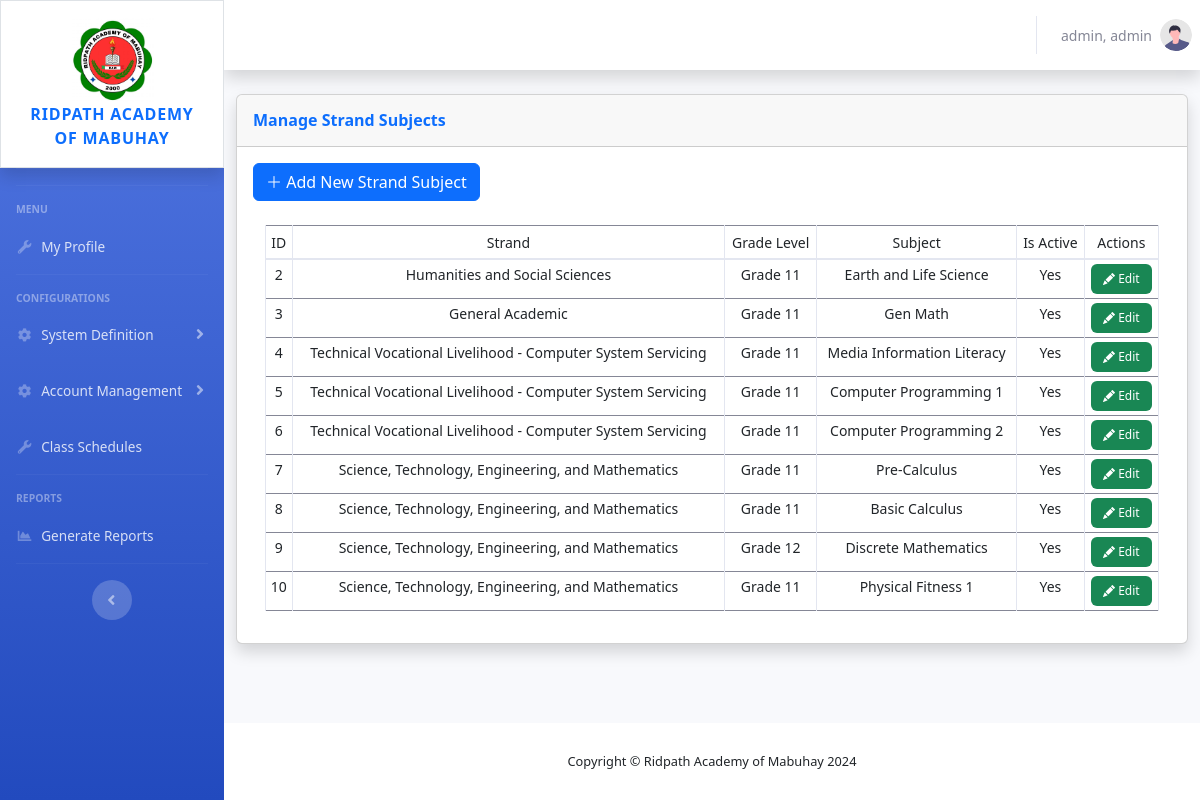
The app's page /admin/strandsubjects.php (signed in), older data.
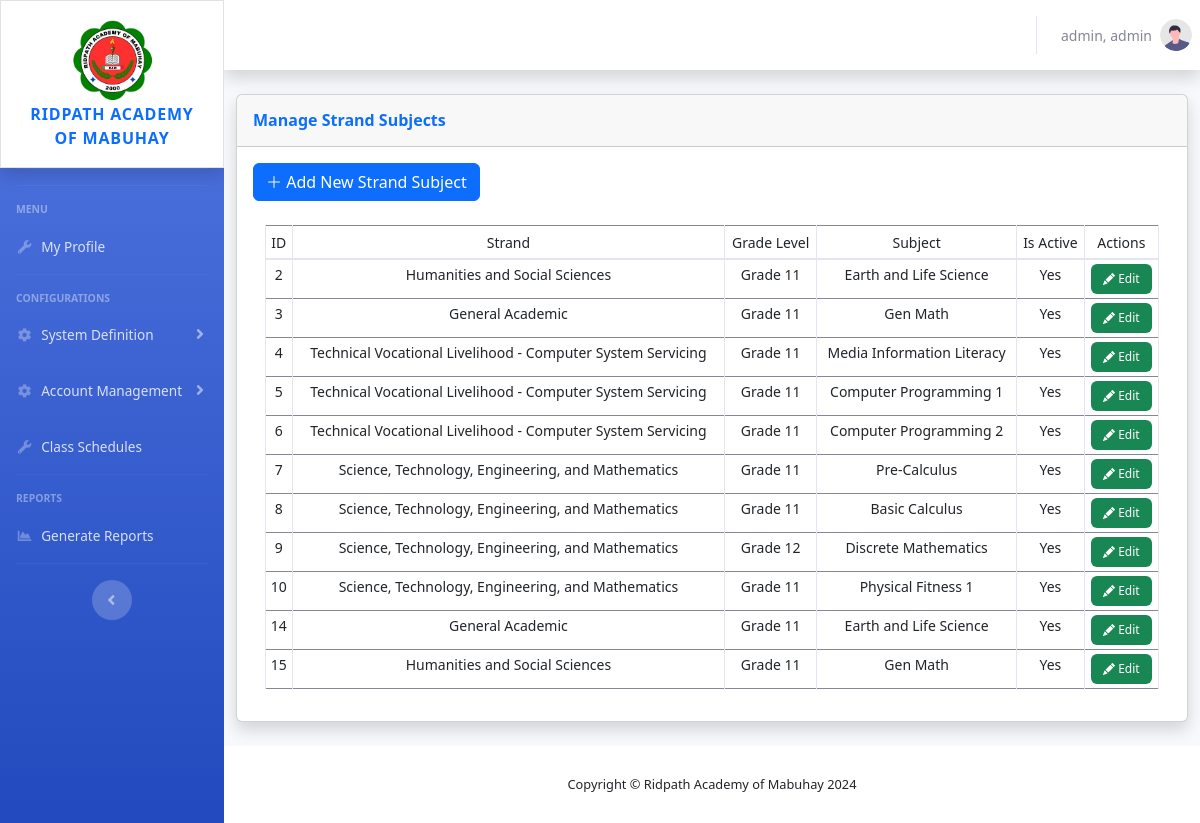
The same page, newer data.
### tables this page shows
CREATE TABLE `strandsubjects` (
  `strandSubjectID` int(254) NOT NULL,
  `strandID` int(254) NOT NULL,
  `subjectID` int(254) NOT NULL,
  `schoolYearID` int(254) NOT NULL,
  `gradelevel` varchar(5) NOT NULL,
  `isactive` varchar(254) NOT NULL
);

CREATE TABLE `strands` (
  `strandID` int(254) NOT NULL,
  `strandname` varchar(254) NOT NULL,
  `abbreviation` varchar(254) NOT NULL,
  `isactive` varchar(10) NOT NULL
);

CREATE TABLE `subjects` (
  `subjectID` int(254) NOT NULL,
  `pr_subjectID` int(254) NOT NULL,
  `subjectname` varchar(254) NOT NULL,
  `isactive` varchar(10) NOT NULL
);

### admin/strandsubjects.php (the view, shortened to what the changed rows need)
<?php
    require '../shared/header.php';
?>
                <div class="container-fluid">
                    <div class="row">
                        <div class="col-xl-12 col-lg-12">
                            <div class="card shadow mb-4">
                                <div class="card-body">
                                    <div class="container">
                                    <div class="table-responsive mt-4">
                                    <table class="table table-hover table-bordered table-sm w-100" id="table">
                                        <thead>
                                        <tr>
                                            <th scope="col" class="text-center" id="th"><small>ID</small></th>
                                            <th scope="col" class="text-center" id="th"><small>Strand</small></th>
                                            <th scope="col" class="text-center" id="th"><small>Grade Level</small></th>
                                            <th scope="col" class="text-center" id="th"><small>Subject</small></th>
                                            <th scope="col" class="text-center" id="th"><small>Is Active</small></th>
                                            <th scope="col" class="text-center" id="th"><small>Actions</small></th>
                                        </tr>
                                        </thead>
                                        <tbody>
                                        <?php
                                        $fetchQuery = "SELECT * FROM strandsubjects ss
                                        LEFT JOIN strands st ON ss.strandID = st.strandID
                                        LEFT JOIN subjects sj ON ss.subjectID = sj.subjectID
                                        ";
                                        $fetchedData = mysqli_query($conn, $fetchQuery);
                                        while($DataArray = mysqli_fetch_assoc($fetchedData)){
                                            $ID = $DataArray['strandSubjectID'];
                                            $strandname = $DataArray['strandname'];
                                            $subjectname = $DataArray['subjectname'];
                                            $gradelevel = $DataArray['gradelevel'];
                                            $status = $DataArray['isactive'];
                                            ?>
                                            <tr>
                                                <td class="text-center" id="td"><?php echo $ID; ?></td>
                                                <td class="text-center" id="td"><?php echo $strandname; ?></td>
                                                <td class="text-center" id="td">
                                                    <?php
                                                    if ($gradelevel == '11') {
                                                        echo 'Grade 11';
                                                    }
                                                    else if ($gradelevel == '12'){
                                                        echo 'Grade 12';
                                                    }
                                                    else {
                                                        echo 'Undefined';
                                                    }
                                                    ?>
                                                 </td>
                                                <td class="text-center" id="td"><?php echo $subjectname; ?></td>
                                                <td class="text-center" id="td"><?php echo $status; ?></td>
                                                <td class="text-center" id="td">
                                                    <button class="btn btn-success border-0" title="Edit" id="table-button"
                                                            data-bs-toggle="modal"
                                                            data-bs-target="#modal-Edit"
                                                            data-bs-ID="<?php echo $ID;?>"
                                                            >
                                                            <i class="bi bi-pencil-fill" id="table-btn-icon"></i> <span id="tablebutton-text">Edit</span>
                                                    </button>
                                                </td>
                                            </tr>
                                            <?php
                                        }
                                        ?>
                                        </tbody>
                                    </table>
                                    </div>
                                    </div>
                                </div>
                            </div>
                        </div>
                    </div>
                </div>
            </div>
<?php
    require '../shared/footer.php';
?>

Row changes from the older to the newer data that the page shows:
added strandsubjects: strandSubjectID "14", strandID.strandname "General Academic", gradelevel "Grade 11", subjectID.subjectname "Earth and Life Science", subjectID.isactive "Yes"
added strandsubjects: strandSubjectID "15", strandID.strandname "Humanities and Social Sciences", gradelevel "Grade 11", subjectID.subjectname "Gen Math", subjectID.isactive "Yes"
